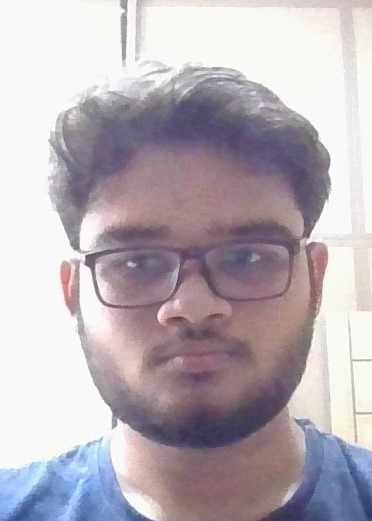
#> input picture p1.jpg, 372 x 521 px, given in place of the camera
$ jupyter execute --allow-errors _3.ipynb
#> lines starting #> are read from the running program, lines starting #| are printed output that depends on the picture; after the words box and inside, x2 and y2 are one past the last pixel; in counts of white or black regions, pixels touching at a corner belong together
[cell 1]
import cv2
import os

# Directory to save the detected faces
output_dir = 'detected_faces'
os.makedirs(output_dir, exist_ok=True)

[cell 2]
import numpy as np
import tensorflow as tf
import tensorflow_hub as hub
from PIL import Image

[cell 3]
# Load FaceNet model from TensorFlow Hub
model_url = "https://tfhub.dev/google/imagenet/inception_resnet_v1_face/feature_vector/1"
#> (the rest of this cell did not finish here and is left out)

[cell 4]
# Pre-process images and extract embeddings
def extract_embedding(image_path):
    img = Image.open(image_path).convert("RGB")  # Convert to RGB if necessary
    img = img.resize((160, 160))  # Resize image to match FaceNet input size
    img = np.array(img) / 255.0  # Normalize pixel values
    img = tf.expand_dims(img, axis=0)  # Add batch dimension
    embedding = embedder(img)[0]  # Extract embeddings
    return embedding.numpy()

#> (a cell that did not finish here is left out)

[cell 6]
# List to store embeddings for each image
embeddings = []

# Extract embeddings for each image
#> (the rest of this cell did not finish here and is left out)

[cell 7]
# Load the pre-trained face detection classifier
face_cascade = cv2.CascadeClassifier(cv2.data.haarcascades + 'haarcascade_frontalface_default.xml')
# Start capturing video from the default camera (0)
video_capture = cv2.VideoCapture(0)

while True:
    # Capture frame-by-frame
    ret, frame = video_capture.read()
#> frame is the input picture: shape (521, 372, 3); mean B, G, R 183.1, 176.4, 184.5

    # Convert the frame to grayscale
    gray = cv2.cvtColor(frame, cv2.COLOR_BGR2GRAY)
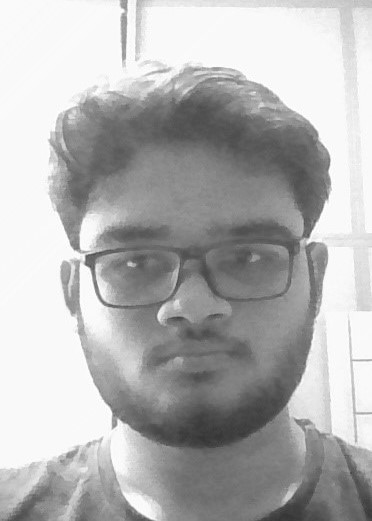
#> gray: shape (521, 372); min 53, max 255, mean 179.6

    # Detect faces in the grayscale frame
    faces = face_cascade.detectMultiScale(
        gray,
        scaleFactor=1.1,
        minNeighbors=5,
        minSize=(100, 100),
        flags=cv2.CASCADE_SCALE_IMAGE
    )
#> faces = [[49, 154, 286, 286]]

    # Draw a rectangle around the detected faces
    for (x, y, w, h) in faces:
        cv2.rectangle(frame, (x, y), (x+w, y+h), (0, 255, 0), 2)

        # Crop the region of interest (ROI) where the face is detected
        face_roi = frame[y:y+h, x:x+w]

         # Save the detected face to the output directory
        filename = os.path.join(output_dir, f'face_{x}_{y}.jpg')
        cv2.imwrite(filename, face_roi)
#> this loop made 1 pass
#> pass 1, `face_roi = frame[y:y+h, x:x+w]`:
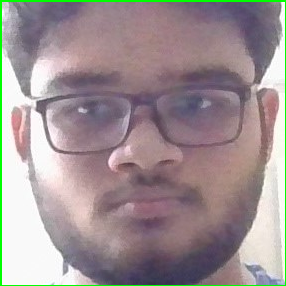
#> face_roi: shape (286, 286, 3); mean B, G, R 147.1, 145.9, 158.1
#> after the loop:
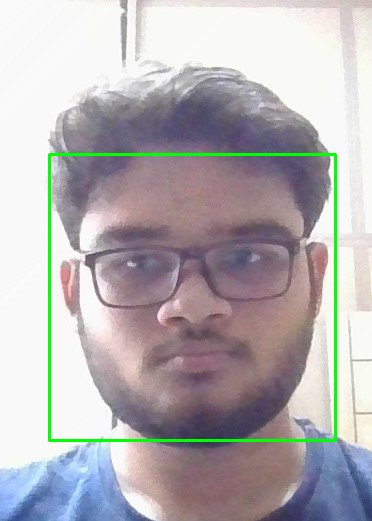
#> frame: shape (521, 372, 3); 1.77% of pixels changed, all inside (x1, y1, x2, y2) = (48, 153, 337, 442)
    # Display the resulting frame
    cv2.imshow('Video', frame)

    # Break the loop when 'q' is pressed
    if cv2.waitKey(1) & 0xFF == ord('q'):
#> (key q is pressed here)
        break

# Release the video capture object and close all windows
video_capture.release()
cv2.destroyAllWindows()
